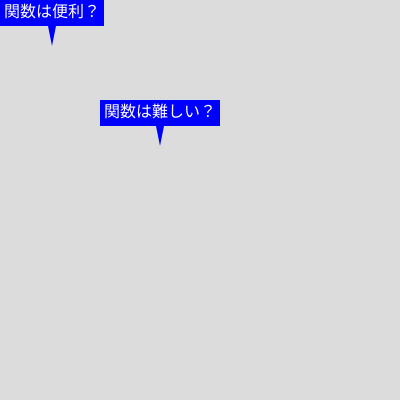
Frame 1 (no input)
Frame 60 (no input): identical to frame 1, image omitted
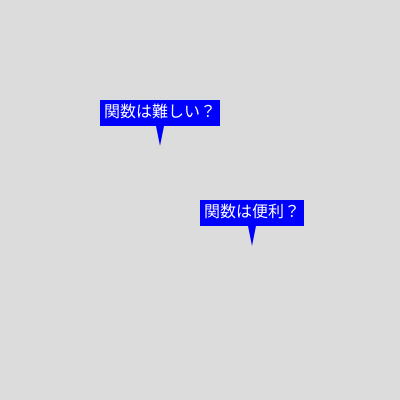
Frame 120 (the mouse pressed at the canvas centre since frame 60)

The p5.js sketch that drew these frames (run headless with seeded random() and noise() and a simulated clock; from frame 60 on, the mouse is pressed at the canvas centre):

// p5.js sketch
// ── sketch.js
// 吹き出し
function setup(){
  createCanvas(400, 400);
  textSize(16);
}

function draw(){
  background(220);
  balloon("関数は難しい？", 100, 100);
  balloon("関数は便利？", mouseX, mouseY);
}

function balloon(t, x, y){
  const w = textWidth(t); // テキストの幅
  const h = textAscent() + textDescent(); // テキストの高さ
  const p = 4; // 余白の大きさ (padding)

  push();

  // BLANK[1] 吹き出しの背景を先に描く
  noStroke();
  fill(0, 0, 255);
  rect(x, y, w + p * 2, h + p * 2);

  // BLANK[2] 吹き出しの三角形を描く
  beginShape();
  vertex(x + w / 2 + p, y + h + p * 2 + 20);
  vertex(x + w / 2, y + h + p * 2);
  vertex(x + w / 2 + p * 2, y + h + p * 2);
  endShape(CLOSE);

  // 吹き出しのテキストを次に描く
  textAlign(LEFT, CENTER);
  fill(255);
  text(t, x + p, y + h / 2 + p);
  
  pop();
}
